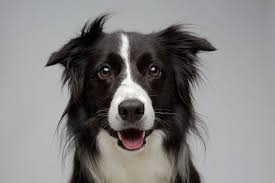
#> input picture imagens/cachorro1.jpeg, 275 x 183 px; its folder holds 4 pictures in this run
$ python main.py
#> lines starting #> are read from the running program, lines starting #| are printed output that depends on the picture
import cv2
import os
import numpy as np
from sklearn.model_selection import train_test_split
from sklearn.svm import SVC
from sklearn.metrics import classification_report
from sklearn.preprocessing import LabelEncoder

def mostrar_imagem(ibagens, bixinho):
    cv2.imshow(ibagens, bixinho)
    cv2.waitKey(0)
    cv2.destroyAllWindows()

caminho_pasta = "imagens"

imagens = []
rotulos = []

for nome_arquivo in os.listdir(caminho_pasta):
    caminho = os.path.join(caminho_pasta, nome_arquivo)

    if "gato" in nome_arquivo.lower():
        rotulo = "gato"
    elif "cachorro" in nome_arquivo.lower():
        rotulo = "cachorro"
    else:
        continue

    img = cv2.imread(caminho)
#> img is the input picture: shape (183, 275, 3); mean B, G, R 129.6, 130.1, 131.9
    if img is None:
        continue

    mostrar_imagem(f"Original - {nome_arquivo}", img)

    img_red = cv2.resize(img, (128, 128))
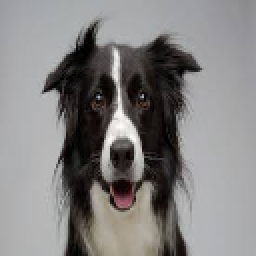
#> img_red: shape (128, 128, 3) (shown 2 times larger); mean B, G, R 129.5, 130, 131.8
    mostrar_imagem(f"Redimensionada - {nome_arquivo}", img_red)

    img_blur = cv2.GaussianBlur(img_red, (3, 3), 1)
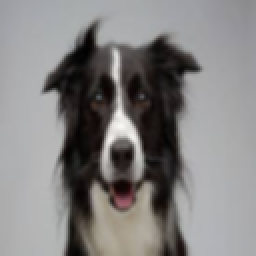
#> img_blur: shape (128, 128, 3) (shown 2 times larger); mean B, G, R 129.5, 130, 131.8
    mostrar_imagem(f"Desfocada - {nome_arquivo}", img_blur)

    img_gray = cv2.cvtColor(img_blur, cv2.COLOR_BGR2GRAY)
    mostrar_imagem(f"Cinza - {nome_arquivo}", img_gray)

    img_eq = cv2.equalizeHist(img_gray)
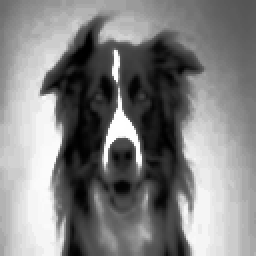
#> img_eq: shape (128, 128) (shown 2 times larger); min 0, max 255, mean 129.5
    mostrar_imagem(f"Equalizada - {nome_arquivo}", img_eq)


    imagens.append(img_eq.flatten())
    rotulos.append(rotulo)
#> pass 2 of the loop `for nome_arquivo in os.listdir(caminho_pasta):`:
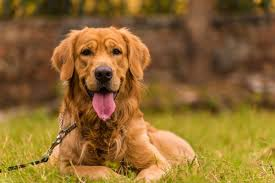
#> input picture imagens/cachorro2.jpeg, 275 x 183 px
#> img is the input picture: shape (183, 275, 3); mean B, G, R 48.4, 104.3, 140.9
#> `img_gray = cv2.cvtColor(img_blur, cv2.COLOR_BGR2GRAY)`:
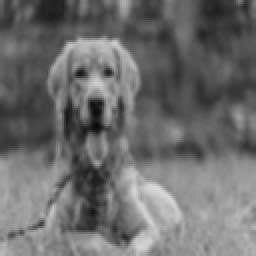
#> img_gray: shape (128, 128) (shown 2 times larger); min 9, max 216, mean 108.7
#> `img_eq = cv2.equalizeHist(img_gray)`:
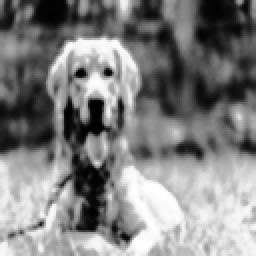
#> img_eq: shape (128, 128) (shown 2 times larger); min 0, max 255, mean 128.5
#> pass 3 of the loop `for nome_arquivo in os.listdir(caminho_pasta):`:
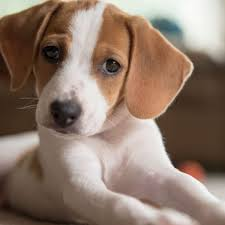
#> input picture imagens/cachorro3.jpeg, 225 x 225 px
#> img is the input picture: shape (225, 225, 3); mean B, G, R 108, 121.9, 142.7
#> `img_gray = cv2.cvtColor(img_blur, cv2.COLOR_BGR2GRAY)`:
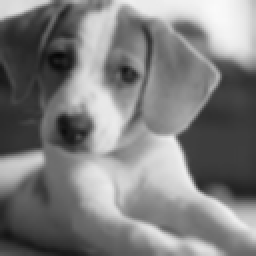
#> img_gray: shape (128, 128) (shown 2 times larger); min 6, max 250, mean 126.4
#> `img_eq = cv2.equalizeHist(img_gray)`:
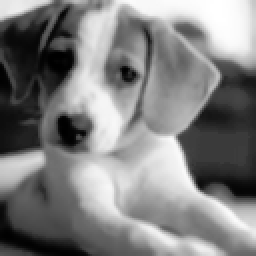
#> img_eq: shape (128, 128) (shown 2 times larger); min 0, max 255, mean 128.2
#> the loop made 4 passes; the first 3 are shown

X = np.array(imagens)
y = LabelEncoder().fit_transform(rotulos)

X_train, X_test, y_train, y_test = train_test_split(X, y, test_size=0.2, random_state=0)

modelo = SVC(kernel='linear')
#> (the run stopped early here; a loop or call above may not have finished)
